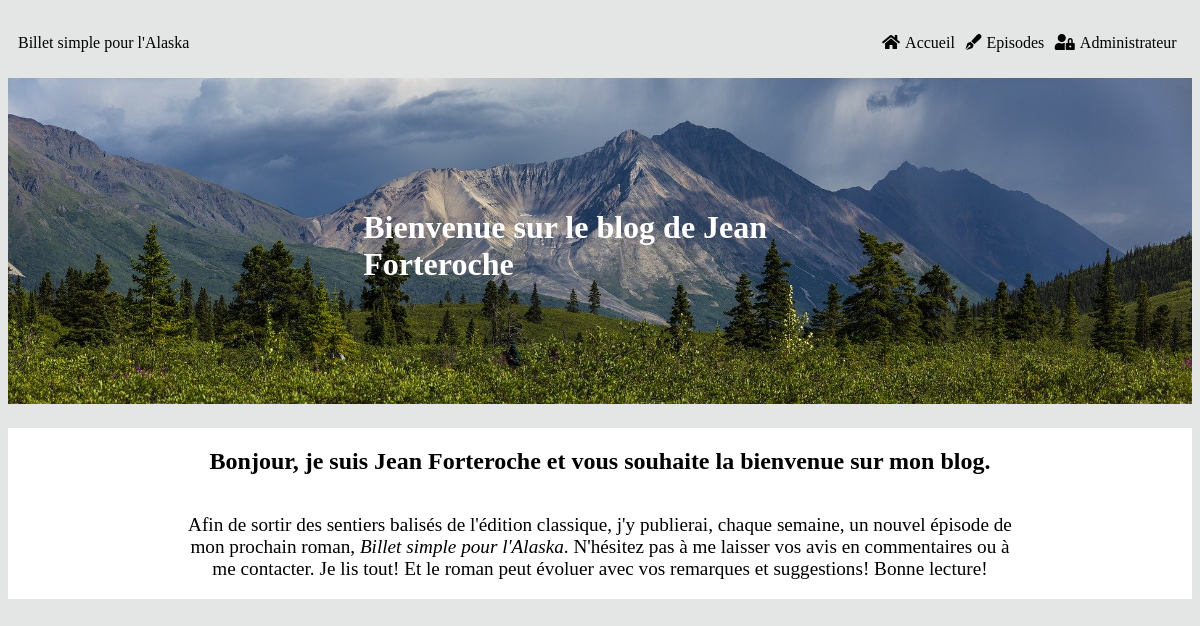
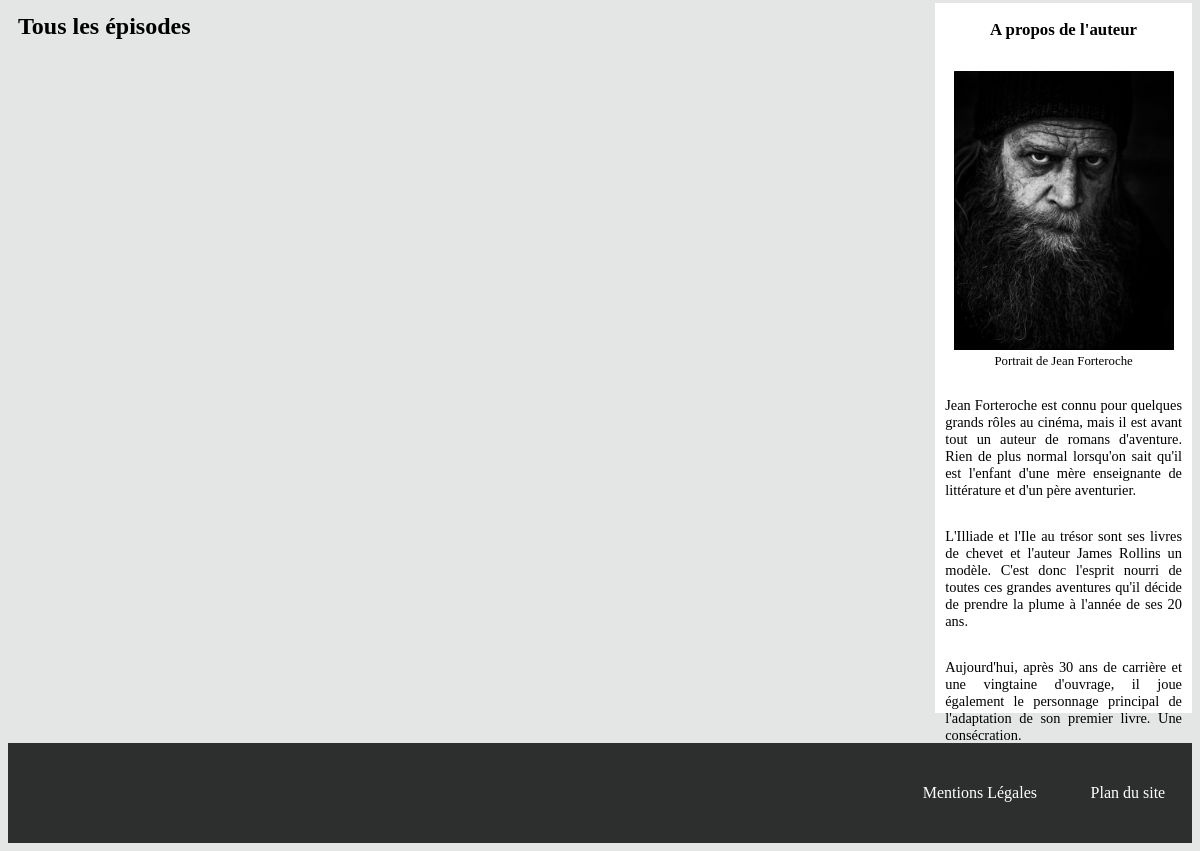
/index.php?action=get_all&page=3, run on an earlier commit of the app's database (2 pictures, top to bottom).
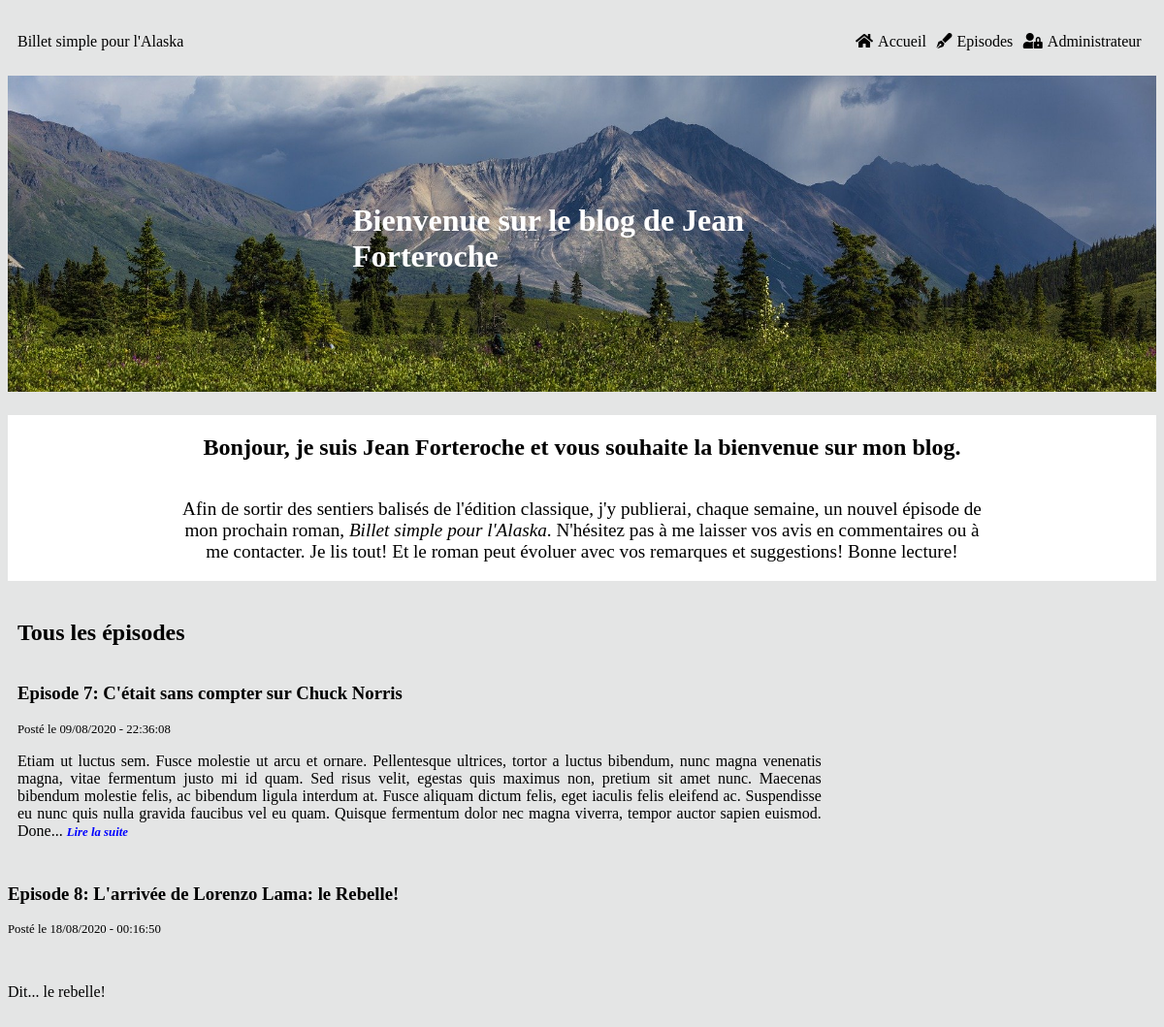
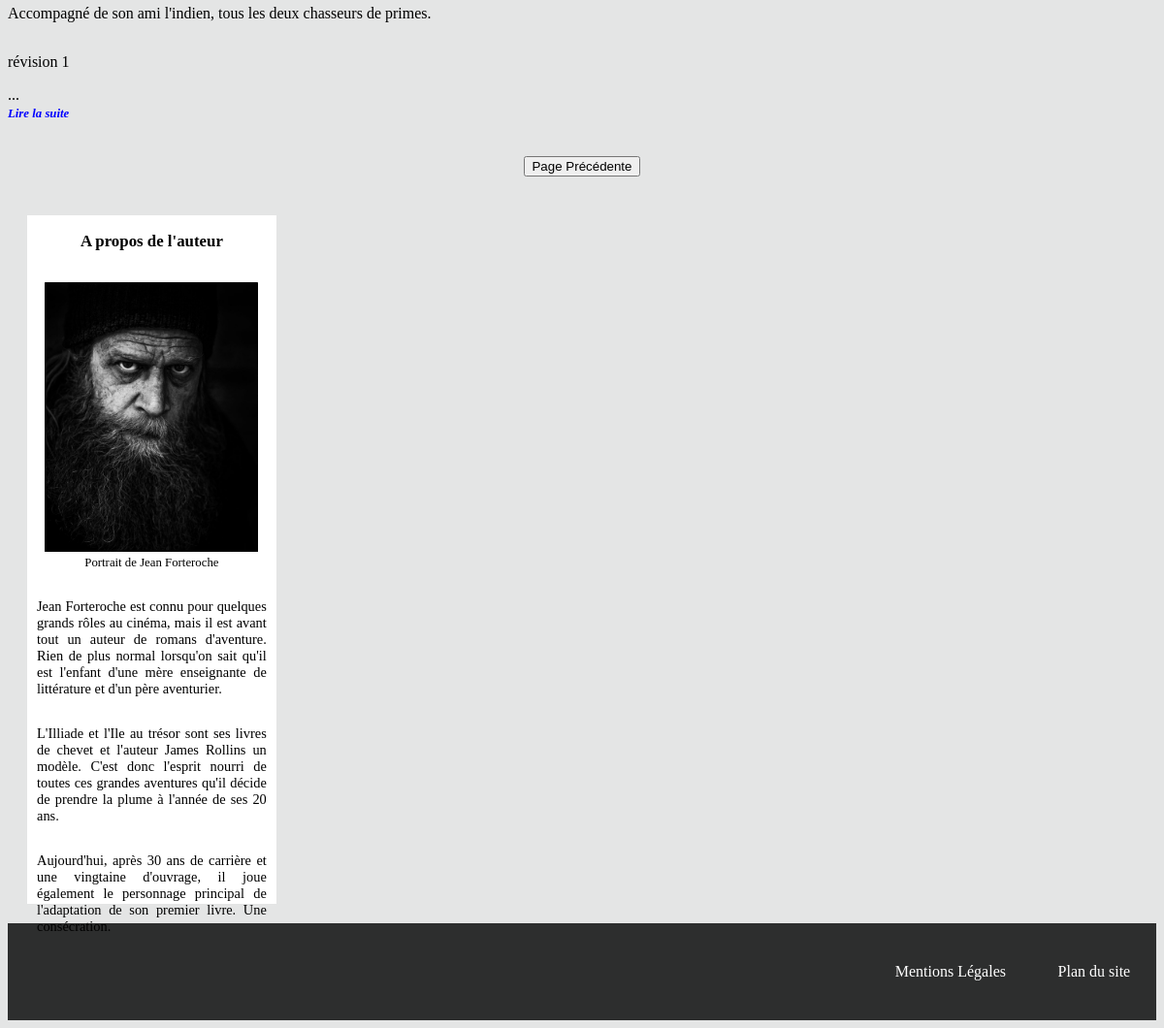
And on a later commit of the database (2 pictures, top to bottom).
### tables this page shows
CREATE TABLE IF NOT EXISTS `episodes` (
  `episode_id` tinyint(11) NOT NULL AUTO_INCREMENT,
  `numero_episode` tinyint(11) NOT NULL,
  `episode_title` char(255) NOT NULL,
  `episode_content` longtext NOT NULL,
  `episode_date` datetime NOT NULL DEFAULT CURRENT_TIMESTAMP,
  `episode_status` int(1) NOT NULL,
  PRIMARY KEY (`episode_id`),
  UNIQUE KEY `unicite` (`numero_episode`) USING BTREE
);

### src/View/View.php (called while the page is built, shortened)
<?php
class View
{
    public function display(array $data, string $template, string $layout) : void
    {
        require_once($template);
    }
}

### src/Controller/FrontOffice/PostController.php (called while the page is built, shortened)
<?php
class PostController
{
    private $postManager;
    private $view;
    private $layout;
    private $frontTemplate;
    public function __construct(PostManager $postManager, View $view, CommentManager $commentManager)
    {
        $this->postManager = $postManager;
        $this->view = $view;
        $this->frontTemplate = '../templates/frontOffice/';
        $this->layout = '../templates/frontOffice/layout.html.php';
    }
    public function displayAllPosts(int $page): void
    {
        $totalEpisodes = $this->postManager->getNumberOfEpisodes();
        $pageToDisplay = $page - 1;
        $episodesToDisplay = 3;
        $numberOfPages = ceil($totalEpisodes / $episodesToDisplay);
        $offset = $pageToDisplay * $episodesToDisplay;
        $data = [$this->postManager->getAllEpisodes($offset), $page, $numberOfPages];
        $template = $this->frontTemplate.'allPosts.html.php';
        $this->view->display(['episode' => $data[0], 'currentPage' => $data[1], 'maxPages' => $data[2]], $template, $this->layout);
    }
}

### public/index.php (called while the page is built, shortened)
<?php
$router = new Router();
$router->run();

### src/Model/PostManager.php (called while the page is built, shortened)
<?php
class PostManager
{
    private $database;
    public function __construct(\PDO $database)
    {
        $this->database = $database;
    }
    public function getAllEpisodes(int $offset) : array
    {
        $request = $this->database->prepare("SELECT *, substring(episode_content, 1, 500) AS episode_content,
            DATE_FORMAT(episode_date, '%d/%m/%Y - %H:%i:%s') AS episode_date
            FROM episodes
            WHERE episode_status = 1
            ORDER BY numero_episode
            LIMIT 3 OFFSET :beginning");
        $request->bindParam(':beginning', $offset, \PDO::PARAM_INT);
        $request->execute();
        return $request->fetchAll();
    }
}

### Templates/Frontoffice/allposts.html.php (the view, shortened to what this page needs)
<h2>Tous les épisodes</h2>
<?php foreach ($data['episode'] as $entry) {?>
    <article>
        <a href="index.php?action=post&id=<?=$entry['episode_id']?>">
            <h3 class='episode_title'>Episode <?=$entry['numero_episode']?>: <?=$entry['episode_title']?></h3>
        </a>
        <span class='post_date'>Posté le <?=$entry['episode_date']?></span>
        <p><?=$entry['episode_content']?>... <span id="read_next"><a href='index.php?action=post&id=<?=$entry['episode_id']?>'>Lire la suite</a></p>
    </article>
    </div>
<?php
}?>
<div id="prev_next">
    <?php
    if ($data['currentPage'] > 1 && $data['currentPage'] <= $data['maxPages']) {
    ?>
    <span id="previous">
        <a href="index.php?action=get_all&page=<?=$data['currentPage'] - 1?>">
            <button>Page Précédente</button>
        </a>
    </span>
    <?php
    }
    ?>
</div>

What changed in the data, as far as the page shows it:
added episodes: numero_episode "7", episode_title "C'était sans compter sur Chuck Norris", episode_date "09/08/2020 - 22:36:08", episode_content "Etiam ut luctus sem. Fusce molestie ut arcu et ornare. Pellentesque ultrices, tortor a luctus bibendum, nunc magna venenatis magna, vitae fermentum justo mi id quam. Sed risus velit, egestas quis maximus non, pretium sit amet nunc. Maecenas bibendum molestie felis, ac bibendum ligula interdum at. Fusce aliquam dictum felis, eget iaculis felis eleifend ac. Suspendisse eu nunc quis nulla gravida faucibus vel eu quam. Quisque fermentum dolor nec magna viverra, tempor auctor sapien euismod. Done"
added episodes: numero_episode "8", episode_title "L'arrivée de Lorenzo Lama: le Rebelle!", episode_date "18/08/2020 - 00:16:50", episode_content "Dit... le rebelle! Accompagné de son ami l'indien, tous les deux chasseurs de primes. révision 1"
Also different on the page:
text now shown: "Page Précédente"
